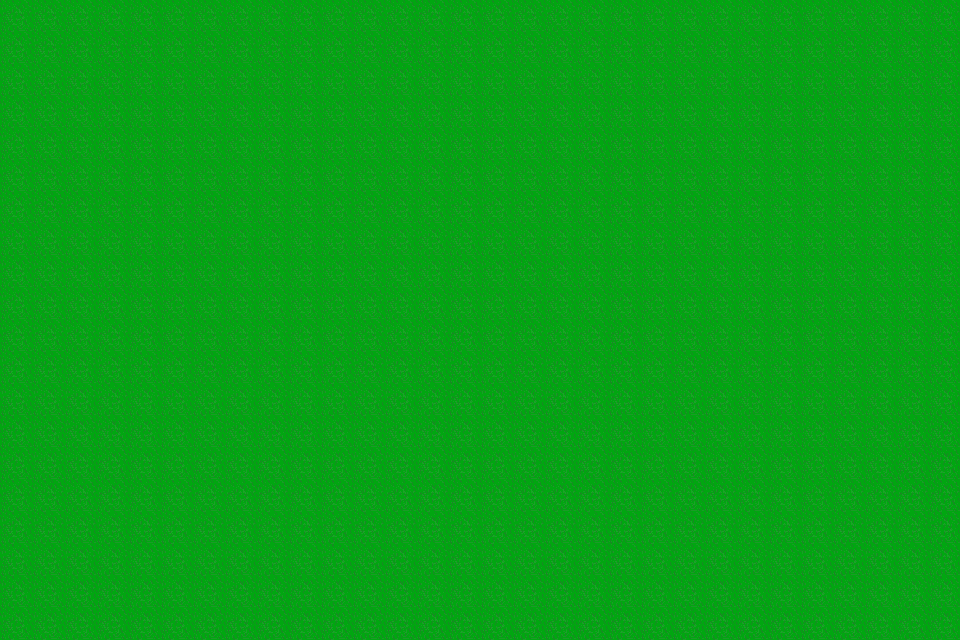

Rendered tile map (Tiled .tmx) drawn with the repository's tilesets; below, a short description and the full map source, tile grids included:
An orthogonal 30x20 tile map with 32x32 px tiles, 1 tile layer (Background), 3 tilesets and 10 objects (9x flower, beehive).

<map version="1.0" tiledversion="1.1.5" orientation="orthogonal" renderorder="right-down" width="30" height="20" tilewidth="32" tileheight="32" infinite="0" nextobjectid="20">
 <tileset firstgid="1" name="grass" tilewidth="32" tileheight="32" tilecount="1" columns="1">
  <image source="grass.png" width="32" height="32" />
 </tileset>
 <tileset firstgid="2" name="beehive" tilewidth="128" tileheight="160" tilecount="1" columns="1">
  <image source="beehive.png" width="128" height="160" />
 </tileset>
 <tileset firstgid="3" name="flowers" tilewidth="64" tileheight="64" tilecount="4" columns="2">
  <image source="flowers.png" width="128" height="128" />
 </tileset>
 <layer name="Background" width="30" height="20">
  <data encoding="csv">
1,1,1,1,1,1,1,1,1,1,1,1,1,1,1,1,1,1,1,1,1,1,1,1,1,1,1,1,1,1,
1,1,1,1,1,1,1,1,1,1,1,1,1,1,1,1,1,1,1,1,1,1,1,1,1,1,1,1,1,1,
1,1,1,1,1,1,1,1,1,1,1,1,1,1,1,1,1,1,1,1,1,1,1,1,1,1,1,1,1,1,
1,1,1,1,1,1,1,1,1,1,1,1,1,1,1,1,1,1,1,1,1,1,1,1,1,1,1,1,1,1,
1,1,1,1,1,1,1,1,1,1,1,1,1,1,1,1,1,1,1,1,1,1,1,1,1,1,1,1,1,1,
1,1,1,1,1,1,1,1,1,1,1,1,1,1,1,1,1,1,1,1,1,1,1,1,1,1,1,1,1,1,
1,1,1,1,1,1,1,1,1,1,1,1,1,1,1,1,1,1,1,1,1,1,1,1,1,1,1,1,1,1,
1,1,1,1,1,1,1,1,1,1,1,1,1,1,1,1,1,1,1,1,1,1,1,1,1,1,1,1,1,1,
1,1,1,1,1,1,1,1,1,1,1,1,1,1,1,1,1,1,1,1,1,1,1,1,1,1,1,1,1,1,
1,1,1,1,1,1,1,1,1,1,1,1,1,1,1,1,1,1,1,1,1,1,1,1,1,1,1,1,1,1,
1,1,1,1,1,1,1,1,1,1,1,1,1,1,1,1,1,1,1,1,1,1,1,1,1,1,1,1,1,1,
1,1,1,1,1,1,1,1,1,1,1,1,1,1,1,1,1,1,1,1,1,1,1,1,1,1,1,1,1,1,
1,1,1,1,1,1,1,1,1,1,1,1,1,1,1,1,1,1,1,1,1,1,1,1,1,1,1,1,1,1,
1,1,1,1,1,1,1,1,1,1,1,1,1,1,1,1,1,1,1,1,1,1,1,1,1,1,1,1,1,1,
1,1,1,1,1,1,1,1,1,1,1,1,1,1,1,1,1,1,1,1,1,1,1,1,1,1,1,1,1,1,
1,1,1,1,1,1,1,1,1,1,1,1,1,1,1,1,1,1,1,1,1,1,1,1,1,1,1,1,1,1,
1,1,1,1,1,1,1,1,1,1,1,1,1,1,1,1,1,1,1,1,1,1,1,1,1,1,1,1,1,1,
1,1,1,1,1,1,1,1,1,1,1,1,1,1,1,1,1,1,1,1,1,1,1,1,1,1,1,1,1,1,
1,1,1,1,1,1,1,1,1,1,1,1,1,1,1,1,1,1,1,1,1,1,1,1,1,1,1,1,1,1,
1,1,1,1,1,1,1,1,1,1,1,1,1,1,1,1,1,1,1,1,1,1,1,1,1,1,1,1,1,1
</data>
 </layer>
 <objectgroup name="Beehive">
  <object id="8" name="beehive" type="beehive" gid="2" x="96" y="544" width="128" height="160" />
 </objectgroup>
 <objectgroup name="Flowers">
  <object id="10" name="flower-white" type="flower" gid="3" x="222" y="221" width="64" height="64" />
  <object id="11" name="flower-purple" type="flower" gid="4" x="439" y="165" width="64" height="64" />
  <object id="12" name="flower-red" type="flower" gid="5" x="411" y="370" width="64" height="64" />
  <object id="13" name="flower-yellow" type="flower" gid="6" x="610" y="243" width="64" height="64" />
  <object id="14" name="flower-purple" type="flower" gid="4" x="357" y="581" width="64" height="64" />
  <object id="16" name="flower-yellow" type="flower" gid="6" x="553" y="507" width="64" height="64" />
  <object id="17" name="flower-white" type="flower" gid="3" x="777" y="587" width="64" height="64" />
  <object id="18" name="flower-purple" type="flower" gid="4" x="733" y="382" width="64" height="64" />
  <object id="19" name="flower-red" type="flower" gid="5" x="770" y="153" width="64" height="64" />
 </objectgroup>
</map>
